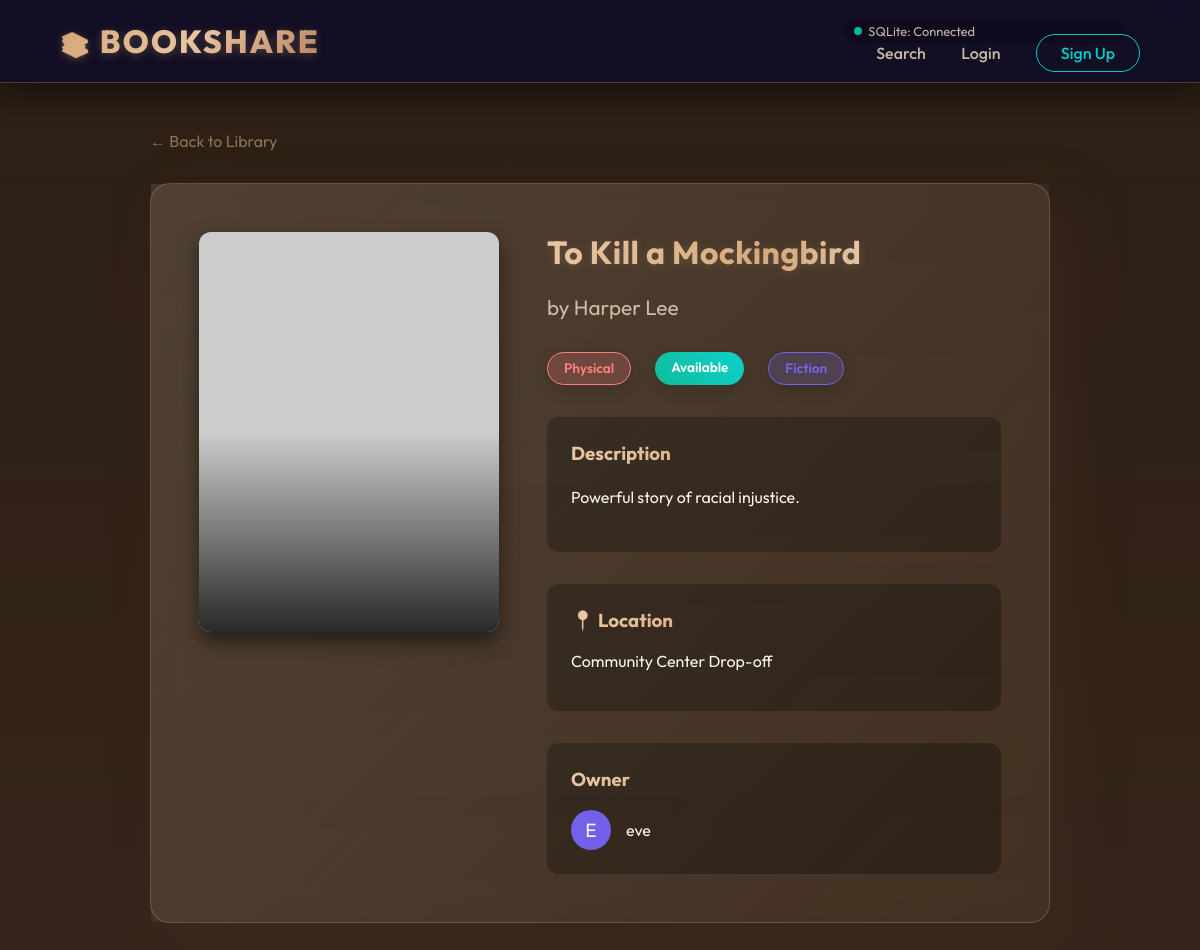
The page /book/2 on the database its author committed.
### models.py (models this page shows, shortened)
class Book(db.Model):
    id = db.Column(db.Integer, primary_key=True)
    title = db.Column(db.String(200), nullable=False)
    author = db.Column(db.String(200), nullable=False)
    category = db.Column(db.String(100), nullable=False)
    type = db.Column(db.String(20), nullable=False) # Physical or Digital
    location = db.Column(db.String(200), nullable=True) # New: Physical availability notes
    description = db.Column(db.Text, nullable=True) # New: Book description
    file_link = db.Column(db.String(500), nullable=True) # Link to digital resource
    filename = db.Column(db.String(500), nullable=True) # Uploaded file path
    likes = db.Column(db.Integer, default=0) # New Interactive Feature
    status = db.Column(db.String(20), default='Available') # Available, Borrowed, Returned
    is_deleted = db.Column(db.Boolean, default=False) # Soft delete flag
    owner_id = db.Column(db.Integer, db.ForeignKey('user.id'), nullable=False)
    owner = db.relationship('User', backref=db.backref('books', lazy=True))

class User(UserMixin, db.Model):
    id = db.Column(db.Integer, primary_key=True)
    username = db.Column(db.String(80), unique=True, nullable=False)
    email = db.Column(db.String(120), unique=True, nullable=False)
    password_hash = db.Column(db.String(128))
    role = db.Column(db.String(20), nullable=False, default='Member') # Member or Admin
    is_blocked = db.Column(db.Boolean, default=False)

### app.py (the view)
@app.route('/book/<int:id>')
def book_detail(id):
    book = Book.query.get_or_404(id)
    if book.is_deleted:
        flash('This book is no longer available.')
        return redirect(url_for('index'))
    user_has_liked = False
    if current_user.is_authenticated:
        from models import BookLike
        user_has_liked = BookLike.query.filter_by(user_id=current_user.id, book_id=id).first() is not None
    return render_template('book_detail.html', book=book, user_has_liked=user_has_liked)

### app.py (called while the page is built)
@app.context_processor
def inject_db_status():
    connected = False
    db_type = "SQLite"
    try:
        from sqlalchemy import text
        db.session.execute(text('SELECT 1'))
        connected = True
        uri = app.config.get('SQLALCHEMY_DATABASE_URI', '')
        if 'postgresql' in uri:
            db_type = "Postgres"
        elif '/tmp/' in uri:
            db_type = "SQLite (Temp)"
    except:
        connected = False
    return dict(db_connected=connected, db_type=db_type)

### templates/book_detail.html (shortened to what this page needs)
{% extends 'base.html' %}
{% block content %}
<div style="max-width: 900px; margin: 0 auto;">
    <a href="{{ url_for('index') }}"
        style="color: var(--secondary); text-decoration: none; display: inline-block; margin-bottom: 2rem;">
        ← Back to Library
    </a>
    <div class="card" style="padding: 3rem;">
        <div style="display: grid; grid-template-columns: 300px 1fr; gap: 3rem;">
            <div>
                <div class="book-cover"
                    style="background-image: url('https://picsum.photos/seed/{{ book.id }}/300/400'); height: 400px; margin-bottom: 1.5rem;">
                </div>
            </div>
            <div>
                <h1 style="margin-top: 0;">{{ book.title }}</h1>
                <p style="font-size: 1.3rem; color: var(--text-muted); margin-bottom: 2rem;">by {{ book.author }}</p>
                <div style="display: flex; gap: 1rem; margin-bottom: 2rem;">
                    <span class="badge {{ book.type|lower }}">{{ book.type }}</span>
                    <span class="badge {{ book.status|lower }}">{{ book.status }}</span>
                    <span class="badge"
                        style="background: rgba(108, 92, 231, 0.2); color: #6c5ce7; border: 1px solid #6c5ce7;">{{
                        book.category }}</span>
                </div>
                <div style="background: rgba(0,0,0,0.3); padding: 1.5rem; border-radius: 12px; margin-bottom: 2rem;">
                    <h3 style="margin-top: 0;">Description</h3>
                    <p style="line-height: 1.8;">{{ book.description or 'No description available.' }}</p>
                </div>
                {% if book.type == 'Physical' and book.location %}
                <div style="background: rgba(0,0,0,0.3); padding: 1.5rem; border-radius: 12px; margin-bottom: 2rem;">
                    <h3 style="margin-top: 0;">📍 Location</h3>
                    <p>{{ book.location }}</p>
                </div>
                {% endif %}
                <div style="background: rgba(0,0,0,0.3); padding: 1.5rem; border-radius: 12px;">
                    <h3 style="margin-top: 0;">Owner</h3>
                    <div style="display: flex; align-items: center;">
                        <div
                            style="width: 40px; height: 40px; border-radius: 50%; background: #6c5ce7; display: flex; align-items: center; justify-content: center; margin-right: 15px; font-size: 1.2rem;">
                            {{ book.owner.username[0]|upper }}
                        </div>
                        <span>{{ book.owner.username }}</span>
                    </div>
                </div>
            </div>
        </div>
    </div>
</div>
{% endblock %}

### static/style.css (style rules this page uses)
:root { --primary: #d4a574; --primary-dark: #b8865f; --secondary: #8b7355; --accent: #e8c4a0; --text-white: #f8f6f0; --text-muted: #c7b8a1; --card-bg: rgba(139, 115, 85, 0.15); --card-border: rgba(212, 165, 116, 0.3); --shadow-light: 0 8px 32px 0 rgba(139, 115, 85, 0.25); --shadow-deep: 20px 20px 50px rgba(61, 43, 31, 0.6); --cozy-glow: rgba(212, 165, 116, 0.2); }
body { margin: 0; font-family: 'Outfit', sans-serif; color: var(--text-white); background-color: #2d1f14; overflow-x: hidden; min-height: 100vh; position: relative; }
body::before { content: ''; position: fixed; top: 0; left: 0; width: 100%; height: 100%; z-index: -1; background-size: cover; background-position: center; background-attachment: fixed; animation: backgroundSlide 100s infinite; }
body::after { content: ''; position: fixed; top: 0; left: 0; width: 100%; height: 100%; z-index: -1; background: linear-gradient(rgba(45, 31, 20, 0.50), rgba(61, 43, 31, 0.60)); pointer-events: none; }
.card { background: var(--card-bg); border: 1px solid var(--card-border); border-radius: 20px; padding: 2rem; backdrop-filter: blur(10px); box-shadow: var(--shadow-deep); transition: transform 0.3s ease, box-shadow 0.3s ease; position: relative; display: flex; flex-direction: column; }
.card::before { content: ''; position: absolute; top: 0; left: 0; width: 100%; height: 100%; background: linear-gradient(135deg, rgba(255, 255, 255, 0.1) 0%, transparent 100%); pointer-events: none; }
.card h1, .card h2, .card h3 { margin-top: 0; background: linear-gradient(to right, var(--accent), var(--primary), var(--text-white)); -webkit-background-clip: text; background-clip: text; -webkit-text-fill-color: transparent; }
.book-cover { height: 220px; background-size: cover; background-position: center; border-radius: 12px; margin-bottom: 1.5rem; box-shadow: 0 10px 20px rgba(0, 0, 0, 0.5); transition: transform 0.3s ease; position: relative; overflow: hidden; }
.book-cover::after { content: ''; position: absolute; bottom: 0; left: 0; right: 0; height: 50%; background: linear-gradient(to top, rgba(0, 0, 0, 0.8), transparent); }
.badge { padding: 0.4rem 1rem; border-radius: 30px; font-size: 0.85rem; font-weight: 600; display: inline-block; margin-right: 0.5rem; box-shadow: 0 5px 15px rgba(0, 0, 0, 0.2); }
.badge.available { background: linear-gradient(45deg, #00b894, #00cec9); color: white; }
.badge.physical { background: rgba(255, 118, 117, 0.2); color: #ff7675; border: 1px solid #ff7675; }
h1 { text-shadow: 0 2px 10px var(--cozy-glow); letter-spacing: 0.5px; }

### rows shown on the page
Book: title "To Kill a Mockingbird", author "Harper Lee", type "Physical", status "Available", category "Fiction", description "Powerful story of racial injustice.", location "Community Center Drop-off"
User: owner "E", owner.username "eve"

### other values the page prints
{{ db_type }} "SQLite"
